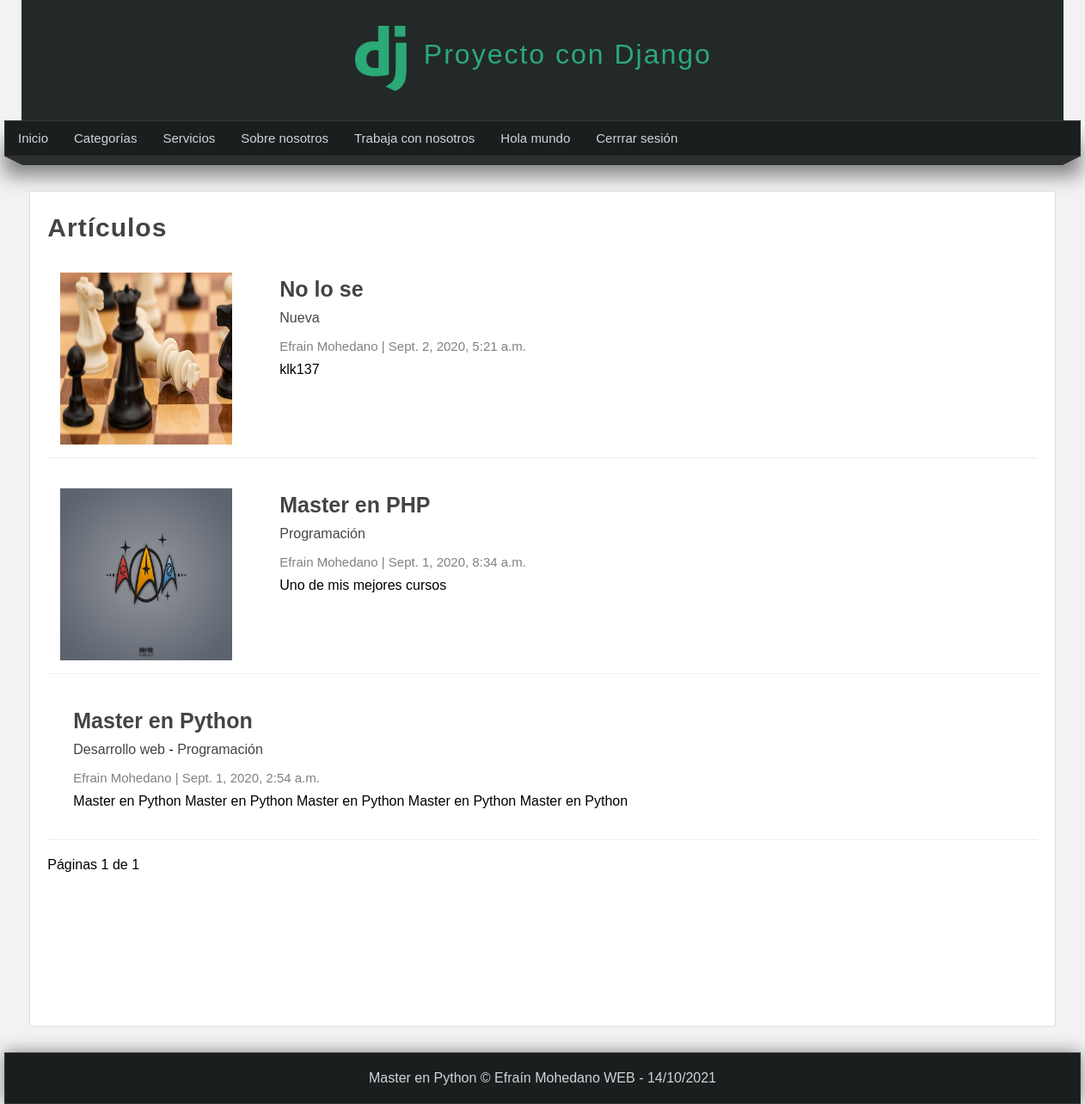
The app's page /articulos/ (signed in) with its own data.
### pages/models.py (models this page shows, shortened)
class Page(models.Model):
    title = models.CharField(max_length=50, verbose_name="Título")
    content = RichTextField(verbose_name="Contenido")
    slug = models.CharField(unique=True, max_length=150, verbose_name="URL amigable")
    order = models.IntegerField(default=0, verbose_name="Orden")
    visible = models.BooleanField(verbose_name="¿Visible?")
    created_at = models.DateTimeField(auto_now_add=True, verbose_name="Creado el")
    update_at = models.DateTimeField(auto_now=True, verbose_name="Actualizado el")
    class Meta:
        verbose_name = "Página"
        verbose_name_plural = "Páginas"

### blog/models.py (models this page shows, shortened)
class Article(models.Model):
    title = models.CharField(max_length=150, verbose_name="Título")
    content = RichTextField(verbose_name="Contenido")
    image = models.ImageField(default='null', verbose_name="Imagen", upload_to="articles")
    public = models.BooleanField(verbose_name="¿Publicado")
    user = models.ForeignKey(User, editable = False, verbose_name="Usuario", on_delete=models.CASCADE)
    categories = models.ManyToManyField(Category, verbose_name="Categorias", blank=True, related_name="articles")
    created_at = models.DateTimeField(auto_now_add=True, verbose_name="Creado el")
    updated_at = models.DateTimeField(auto_now=True, verbose_name="Editado el")
    class Meta:
        verbose_name = "Artículo"
        verbose_name_plural = "Artículos"
        ordering = ['-created_at']

class Category(models.Model):
    name = models.CharField(max_length=100, verbose_name="Nombre")
    description = models.CharField(max_length=255, verbose_name="Descripción")
    created_at = models.DateTimeField(auto_now_add=True, verbose_name="Creado el")
    class Meta:
        verbose_name = "Categoria"
        verbose_name_plural = "Categorias"

### blog/views.py (the view)
# urls.py: path('articulos/', views.list, name="list_articles"),
@login_required(login_url="login")
def list(request):
    articles = Article.objects.all()
    paginator = Paginator(articles, 3)
    page = request.GET.get('page')
    page_articles = paginator.get_page(page)
    return render(request, 'articles/list.html', {
        'title': 'Artículos',
        'articles': page_articles
    })

### blog/processor.py (called while the page is built)
def get_categories(request):
    categories_in_use = Article.objects.filter(public=True).values_list('categories', flat=True)
    categories = Category.objects.filter(id__in=categories_in_use).values_list('id', 'name')
    return {
        'categories': categories,
        'ids': categories_in_use
    }

### pages/context_processors.py (called while the page is built)
def get_pages(request):
    pages = Page.objects.filter(visible=True).order_by('order').values_list('id', 'title', 'slug')
    return {
        'pages': pages
    }

### blog/templates/articles/list.html (shortened to what this page needs)
{% extends 'layouts/layout.html' %}
{% block content %}
    <h1 class="title">{{title}}</h1>
    {% include 'articles/articles.html' %}
    {% include 'articles/pagination.html' %}
{% endblock %}

### mainapp/templates/layouts/layout.html (shortened to what this page needs)
<!DOCTYPE html>
<html lang="es">
<head>
    {% load static %}
    <link rel="stylesheet" type="text/css" href="{% static 'css/styles.css' %}">
</head>
<body>
    <header>
        <div id="logotipo">
            <img src="{% static 'imagenes/logo.png' %}" alt="">
            <h1>Proyecto con Django </h1>
        </div>
    </header>
    <nav>
        <ul>
            <li>
                <a href="{% url 'index' %}">Inicio</a>
            </li>
            {% if user.email %}
                <li>
                    <a href="{% url 'list_articles' %}">Categorías</a>
                </li>
                {% for page in pages %}
                    <li>
                        <a href="{% url 'page' page.2 %}">{{page.1}}</a>
                    </li>
                {% endfor %}
                <li>
                    <a href="{% url 'logout' %}">Cerrrar sesión</a>
                </li>
            {% endif %}
        </ul>
    </nav>
    <div class="barra">
        <span class="esquina-izquierda"></span>
        <span class="relleno-barra"></span>
        <span class="esquina-derecha"></span>
    </div>
    <div id="content">
        <div class="box">
            {% block content %}{% endblock %}
        </div>
    </div>
    <footer>
        Master en Python &copy; Efraín Mohedano WEB - {% now "d/m/Y"%}
    </footer>
</body>
</html>

### blog/templates/articles/articles.html (shortened to what this page needs)
{% for article in articles %}
    <article class="article-item">
        {% if article.image != 'null' and article.image.url %}
            <div class="image">
                <img src="{{article.image.url}}" alt="">
            </div>
        {% endif %}
        <div class="data">
            <h2>
                <a href="{% url 'article' article.id %}">
                    {{article.title}}
                </a>
            </h2>
            <p>
                {% for category in article.categories.all %}
                    <a href=" {% url 'category' category.id %}">{{category.name}}</a>
                    {% if forloop.counter < article.categories.all|length %}
                        {{'-'}}                        {% endif%}
                    {% endfor %}
            </p>
            <span class="date">
                {{article.user.first_name}} {{article.user.last_name}}
                |
                {{article.created_at}}
            </span>
            <p>
                {{article.content|safe}}
            </p>
        </div>
    </article>
{% endfor %}

### mainapp/static/css/styles.css (style rules this page uses)
* { margin: 0px; padding: 0px; font-family: sans-serif, Arial, Helvetica; text-decoration: none; }
.box p, .box h2, .box h3, .box ul { margin-top: 5px; margin-bottom: 5px; }
body { background-color: #F2F2F2; }
header { width: 1212px; height: 140px; background-color: #232828; margin: 0px auto; }
#logotipo { width: 36%; height: 130px; margin: 0px auto; padding-top: 10px; }
#logotipo img { display: block; width: 60px; float: left; margin-top: 20px; }
#logotipo h1 { display: block; float: left; margin-top: 35px; margin-left: 20px; letter-spacing: 2px; font-weight: lighter; color: #2ba977; }
nav { width: 1250px; height: 40px; background-color: #1B1E1F; border: 1px solid #333333; margin: 0 auto; box-shadow: 0px 22px 22px gray; font-size: 15px; }
nav > ul { list-style: none; text-decoration: none; }
nav > ul > li { line-height: 40px; float: left; }
nav > ul > li > a { display: block; padding-left: 15px; padding-right: 15px; color: #d1d4d6; }
.barra { width: 1250px; margin: 0 auto; }
.esquina-izquierda { display: block; border-left: 20px solid transparent; border-top: 10px solid #2B2F30; float: left; }
.esquina-derecha { display: block; border-right: 20px solid transparent; border-top: 10px solid #2B2F30; float: right; }
.relleno-barra { display: block; width: 1210px; background: #2B2F30; height: 10px; float: left; }
#content { width: 1212px; min-height: 930px; margin: 0 auto; margin-bottom: 30px; margin-top: 40px; }
.box { background: white; width: 95%; min-height: 930px; padding: 20px; border: 1px solid #ddd; border-radius: 2px; margin: 0 auto; }
.box .image { width: 45%; float: left; margin-right: 40px; }
.box .image img { width: 100%; }
.box a { color: #444; transition: all 100ms; }
.title { color: #444; letter-spacing: 1px; font-size: 30px; margin-bottom: 10px; margin-top: 5px; }
.date { display: block; margin-top: 15px; margin-bottom: 15px; color: gray; }
.article-item { margin-bottom: 20px; margin-top: 20px; padding: 15px; border-bottom: 1px solid #eee; clear: both; }
.article-item .image { width: 200px; height: 200px; float: left; overflow: hidden; }
.article-item .image img { height: 200px; }
.article-item .data { float: left; padding: 15px; padding-top: 0px; }
.article-item h2 { display: block; font-size: 25px; color: #333; margin-bottom: 10px; }
.article-item span.date { display: block; font-size: 15px; color: gray; margin-bottom: 10px; }
footer { width: 1250px; background-color: #1B1E1F; border: 1px solid #333; color: #d1d4d6; text-align: center; margin: 0 auto; padding-top: 20px; padding-bottom: 20px; box-shadow: 0px 0px 20px gray; }

### records on screen
Page: title "Servicios"
Page: title "Sobre nosotros"
Page: title "Trabaja con nosotros"
Page: title "Hola mundo"
Article: image (picture), title "No lo se", user.first_name "Efrain", user.last_name "Mohedano", created_at "Sept. 2, 2020, 5:21 a.m.", content "klk137"
Category: name "Nueva"
Article: image (picture), title "Master en PHP", user.first_name "Efrain", user.last_name "Mohedano", created_at "Sept. 1, 2020, 8:34 a.m.", content "Uno de mis mejores cursos"
Category: name "Programación"
Article: title "Master en Python", user.first_name "Efrain", user.last_name "Mohedano", created_at "Sept. 1, 2020, 2:54 a.m.", content "Master en Python Master en Python Master en Python Master en Python Master en Python"
Category: name "Desarrollo web", value "-"

### other values on screen
{{ title }} "Artículos"
{{ articles.number }} "1"
{{ articles.paginator.num_pages }} "1"
